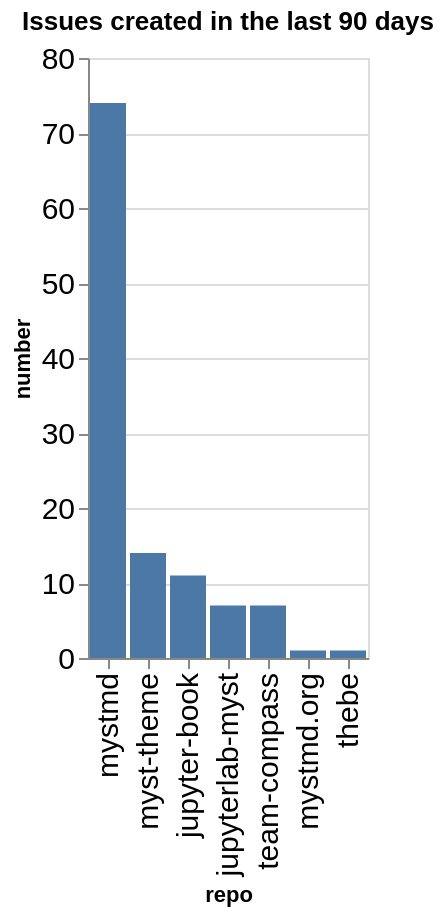

Notebook code for this chart:
### Code cell
created_counts = created.groupby(['org', 'repo']).count()['number'].reset_index()
created_counts['org/repo'] = created_counts.apply(lambda a: a['org'] + '/' + a['repo'], axis=1)
sorted_vals = created_counts.sort_values(['org', 'number'], ascending=False)['repo'].values
alt.Chart(data=created_counts, title=f"Issues created in the last {n_days} days").mark_bar().encode(
    x=alt.X('repo', sort=alt.Sort(sorted_vals.tolist())),
    y='number',
)

### Figure 1 — Vega-Lite specification as saved in the notebook (floating-point values rounded to 4 significant figures)
{"config": {"axisLeft": {"labelFontSize": 15}, "axisBottom": {"labelFontSize": 15}}, "data": {"name": "data-eeb500ce7f0b08e6a157cba7bd22d34b"}, "mark": {"type": "bar"}, "encoding": {"x": {"field": "repo", "sort": ["mystmd", "myst-theme", "jupyter-book", "jupyterlab-myst", "team-compass", "mystmd.org", "thebe"], "type": "nominal"}, "y": {"field": "number", "type": "quantitative"}}, "title": "Issues created in the last 90 days", "$schema": "https://vega.github.io/schema/vega-lite/v5.20.1.json", "datasets": {"data-eeb500ce7f0b08e6a157cba7bd22d34b": [{"org": "jupyter-book", "repo": "jupyter-book", "number": 11, "org/repo": "jupyter-book/jupyter-book"}, {"org": "jupyter-book", "repo": "jupyterlab-myst", "number": 7, "org/repo": "jupyter-book/jupyterlab-myst"}, {"org": "jupyter-book", "repo": "myst-theme", "number": 14, "org/repo": "jupyter-book/myst-theme"}, {"org": "jupyter-book", "repo": "mystmd", "number": 74, "org/repo": "jupyter-book/mystmd"}, {"org": "jupyter-book", "repo": "mystmd.org", "number": 1, "org/repo": "jupyter-book/mystmd.org"}, {"org": "jupyter-book", "repo": "team-compass", "number": 7, "org/repo": "jupyter-book/team-compass"}, {"org": "jupyter-book", "repo": "thebe", "number": 1, "org/repo": "jupyter-book/thebe"}]}}
